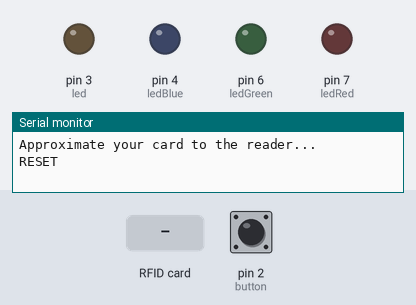
Bench run of a sketch on a simulated Arduino Uno, built with avr-gcc and run on an emulated ATmega328P. Parts: output pins drawn as LEDs (lit = HIGH), the last lines printed to the serial monitor. The inputs (shaded band) are chosen by the test bench; at power-on: pin 2 (button) HIGH. Pins used as bus, display or sensor lines are not drawn.

Above: at 1.2 s.
1.3 s: RFID card 3A 98 E2 3F held to the reader
At 3.8 s:
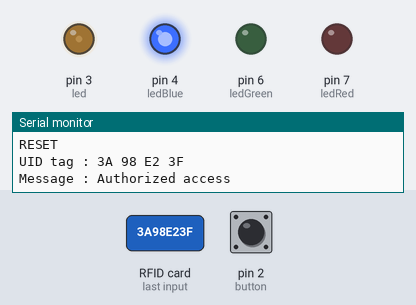
7.5 s: RFID card 5E 7A 19 C4 held to the reader
At 9.5 s:
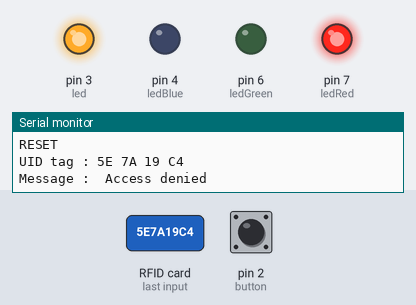
Timing chart, 0 to 13.6 s (numbered marks = the images above; inputs shaded):
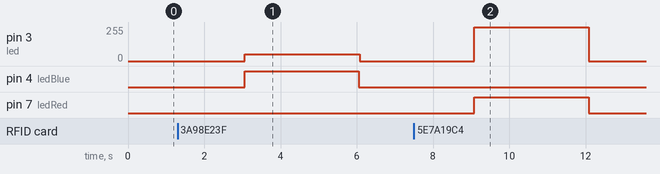

Measured:
- after the input at 1.3 s, pin 3 (led): 0/255 → 50/255 after 1.8 s, → 0/255 3.0 s later; pin 4 (ledBlue): LOW → HIGH after 1.8 s, → LOW 3.0 s later
- after the input at 7.5 s, pin 3 (led): 0/255 → 255/255 after 1.6 s, → 0/255 3.0 s later; pin 7 (ledRed): LOW → HIGH after 1.6 s, → LOW 3.0 s later

The sketch:

rfid_controlled_led.ino
```cpp
//Libraries needed for project, for connecting and making RFID-RC522 module work
#include <SPI.h>
#include <MFRC522.h>

#define SS_PIN 10
#define RST_PIN 9

MFRC522 mfrc522(SS_PIN, RST_PIN);   // Create MFRC522 instance for RFID reader

const int ledGreen = 6; // the PWM pin the LED Green is attached to
const int ledRed = 7; // the pin the LED Red is attached to
const int ledBlue = 4; // the pin the LED Blue is attached to
const int led = 3;      // the PWM pin the LED is attached to
const int button = 2; // button pin
const int ledButton = 13; // control LED for button (HIGH and LOW)
int brightness = 0;     // how bright the LED is, both LEDs on pin 3 and pin 6
int fadeAmount = 2;     // how many points to fade the LED by
const int addBrightnessAmount = 50; // used when known player is tagged
int brightnessAmount; // initial amount for LED, is OFF at beginning

bool gameOver = false; // when all friendly players are tagged this will be TRUE
int totalTaggedAmount; // amount of friendly players tagged
const int tagPointAmount = 1; // to be considered for diferent type of calculating points for win

// needs to be implemented later, base check for comparing friendly tags


void setup()
{
    pinMode(led, OUTPUT);
    pinMode(ledGreen, OUTPUT);
    pinMode(ledRed, OUTPUT);
    pinMode(ledBlue, OUTPUT);

    pinMode(ledButton, OUTPUT);
    pinMode(button, INPUT);

    Serial.begin(9600);   // Initiate a serial communication
    SPI.begin();      // Initiate  SPI bus
    mfrc522.PCD_Init();   // Initiate MFRC522
    Serial.println("Approximate your card to the reader...");
    Serial.println();
}

void loop()
{
    if (digitalRead(button) == LOW) {
      //digitalWrite(ledButton, HIGH);
      if (gameOver == true)
      {
        fadeEffect();
      }
    } else {
      //digitalWrite(ledButton, LOW);
      resetAll();
    }
    while (gameOver == false)
    {
        // Look for new cards
        if ( ! mfrc522.PICC_IsNewCardPresent())
        {
          return;
        }
        // Select one of the cards
        if ( ! mfrc522.PICC_ReadCardSerial())
        {
          return;
        }

        //Show UID on serial monitor
        Serial.print("UID tag :");
        String content= "";
        byte letter;
        for (byte i = 0; i < mfrc522.uid.size; i++)
        {
            Serial.print(mfrc522.uid.uidByte[i] < 0x10 ? " 0" : " ");
            Serial.print(mfrc522.uid.uidByte[i], HEX);
            content.concat(String(mfrc522.uid.uidByte[i] < 0x10 ? " 0" : " "));
            content.concat(String(mfrc522.uid.uidByte[i], HEX));
        }
        Serial.println();
        Serial.print("Message : ");
        content.toUpperCase();

        // IMPORTANT --> content.substring treba u for petlju da ide i da se proverava da li je tag poznat i da li je tag vec iskoriscen

        if (content.substring(1) == "3A 98 E2 3F") //change here the UID of the card/cards that you want to give access
        {
            Serial.println("Authorized access");
            Serial.println();
            digitalWrite(ledBlue, HIGH);
            accessGrantedLed();
            totalTaggedAmount += tagPointAmount;

            if (totalTaggedAmount == 5)
            {
                Serial.println("Game Over");
                gameOver = true;
                brightness = brightnessAmount;
            }
            //Serial.println(totalTaggedAmount);
            delay(3000);
            digitalWrite(ledBlue, LOW);
        }
        else {
            Serial.println(" Access denied");
            accessDeniedLed();
            delay(3000);
        }
    }
}

void accessDeniedLed()
{
    analogWrite(led, 255);
    digitalWrite(ledRed, HIGH);
    totalTaggedAmount = 0;
    brightnessAmount = 0;
    delay(3000);
    analogWrite(led, 0);
    digitalWrite(ledRed, LOW);
}

void accessGrantedLed()
{
    brightnessAmount = brightnessAmount + addBrightnessAmount;
    analogWrite(led, brightnessAmount);
}

void fadeEffect()
{
    analogWrite(led, brightness);
    analogWrite(ledGreen, brightness);
    brightness = brightness + fadeAmount;
    if (brightness <= 1 || brightness >= 254) {
      fadeAmount = -fadeAmount;
    }
    delay(30);
}

void resetAll()
{
  totalTaggedAmount = 0;
  brightnessAmount = 0;
  brightness = 0;
  analogWrite(led, brightness);
  analogWrite(ledGreen, brightness);
  gameOver = false;
  Serial.println("RESET");
  delay(3000);
}
```
